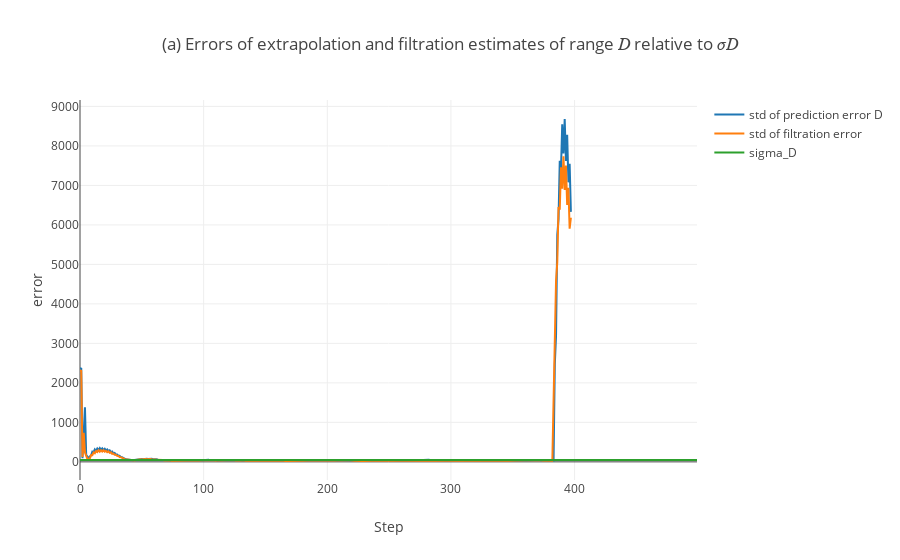

Source (notebook cell):
### Code cell
data = [
    go.Scatter(
        y = eD[2:400],
        name='std of prediction error D'
    ),
    go.Scatter(
        y = eD_[2:400],
        name='std of filtration error'
    ),
    go.Scatter(
        y = sigma_D,
        name='sigma_D',
    ),
]

layout= go.Layout(
    title= '(a) Errors of extrapolation and filtration estimates of range 𝐷 relative to 𝜎𝐷',
    xaxis= dict(
        title= 'Step',
    ),
    yaxis=dict(
        title= 'error',
    ),
    showlegend= True
)
fig= go.Figure(data=data, layout=layout)
iplot(fig)

### Figure 1 — Plotly figure (JSON) as saved in the notebook; plotly's stock layout.template omitted (floating-point values rounded to 4 significant figures; data arrays with more than 128 entries replaced by an {"elided": "..."} marker saying what was removed)
{"data": [{"name": "std of prediction error D", "type": "scatter", "uid": "5dce9ad0-d6f7-11e8-afd3-b870f4b4aa68", "y": {"elided": "398 float values"}}, {"name": "std of filtration error", "type": "scatter", "uid": "5dce9ad1-d6f7-11e8-861c-b870f4b4aa68", "y": {"elided": "398 float values"}}, {"name": "sigma_D", "type": "scatter", "uid": "5dce9ad2-d6f7-11e8-bf5a-b870f4b4aa68", "y": {"elided": "500 int values"}}], "layout": {"showlegend": true, "title": "(a) Errors of extrapolation and filtration estimates of range 𝐷 relative to 𝜎𝐷", "xaxis": {"title": "Step"}, "yaxis": {"title": "error"}}}
